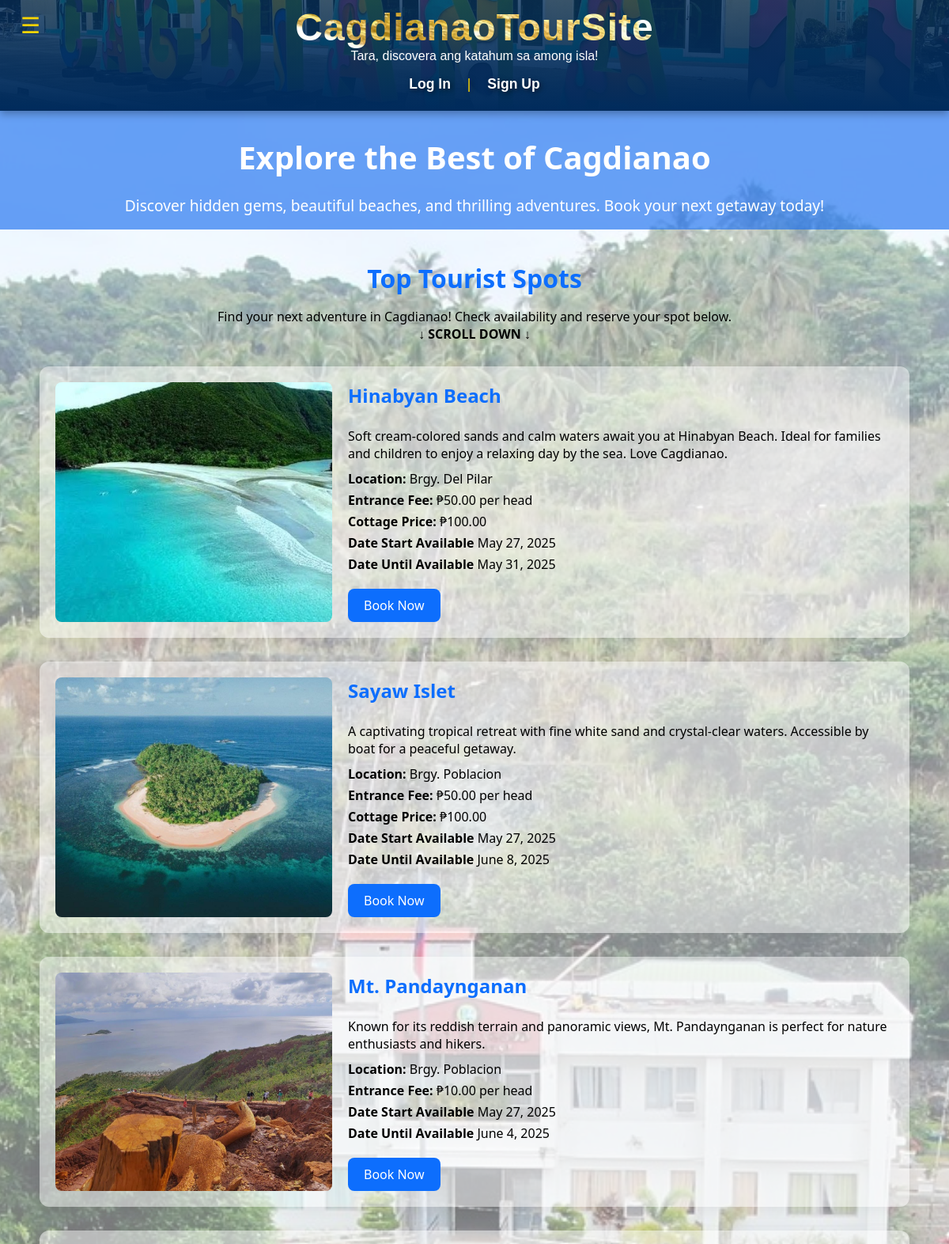
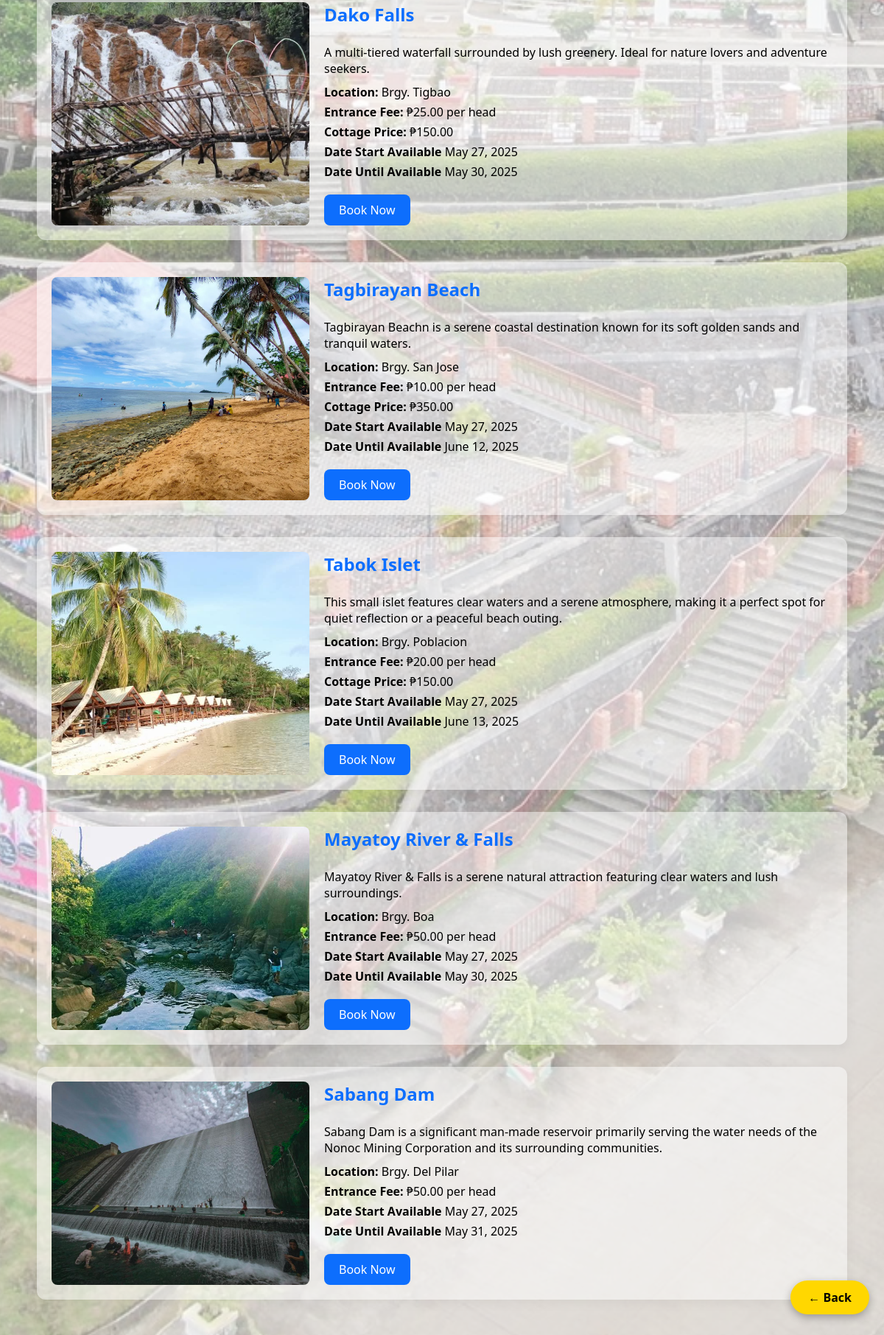
The page /spots/ on the database its author committed (2 pictures, top to bottom).
### tourism/models.py (models this page shows, shortened)
class TouristSpot(models.Model):
    name = models.CharField(max_length=100)
    description = models.TextField()
    location = models.CharField(max_length=100)
    description = models.TextField()
    price = models.DecimalField(max_digits=6, decimal_places=2)
    cottage_price = models.DecimalField(max_digits=6, decimal_places=2)
    available_from = models.DateField(default=date.today)
    available_until = models.DateField(default=date.today)
    is_limited = models.PositiveIntegerField(
        null=True,
        blank=True,
        help_text="Set a number limit for bookings per day (leave blank for unlimited)"
    )
    image = models.ImageField(upload_to='tourist_spot_images/', default='default.jpg')
    time_open = models.TimeField(default=default_open_time)
    time_closed = models.TimeField(default=default_close_time)

### tourism/views.py (the view)
# urls.py: path('spots/', views.tourist_spots, name='tourist_spots'),
def tourist_spots(request):
    spots = TouristSpot.objects.all()
    reservations = Reservation.objects.all()
    return render(request, 'tourism/tourist_spots.html', {
        'spots': spots,
        'reservations': reservations,
    })

### tourism/templates/tourism/tourist_spots.html (shortened to what this page needs)
{% extends "tourism/base.html" %}
{% load static %}
{% block content %}
<main class="tourist-content" style="font-family: 'Segoe UI', sans-serif; padding-bottom: 60px;">
    <a href="javascript:history.back()"
    class="back-button"
    style="position: fixed; bottom: 80px; right: 20px; padding: 12px 24px; background-color: #FFD700; color: black; text-decoration: none; border-radius: 30px; font-weight: bold; box-shadow: 0 4px 12px rgba(0, 0, 0, 0.3); z-index: 1000;">
    ← Back
    </a>
    <section class="hero-section" style="display: flex; align-items: center; justify-content: center; text-align: center; height: 150px; background: #186eefa4; color: white;" data-aos="fade-down" data-aos-delay="100">
        <div class="hero-overlay">
            <h1 class="hero-title" style="font-size: 2.5rem; margin-bottom: 10px;">Explore the Best of Cagdianao</h1>
            <p class="hero-description" style="font-size: 1.2rem;">Discover hidden gems, beautiful beaches, and thrilling adventures. Book your next getaway today!</p>
        </div>
    </section>
    <div class="container" style="max-width: 1100px; margin: 40px auto; padding: 0 20px;"data-aos="fade-down" data-aos-delay="100">
        <h2 style="text-align: center; font-size: 2rem; color: #0d6efd; margin-bottom: 10px;">Top Tourist Spots</h2>
        <p style="text-align: center; color: #000000; margin-bottom: 30px;">Find your next adventure in Cagdianao! Check availability and reserve your spot below.<br><strong>↓ SCROLL DOWN ↓</strong></p>
      {% for spot in spots %}
        <div data-aos="zoom-in" data-aos-delay="100" style="display: flex; flex-wrap: wrap; gap: 20px; background: rgba(255, 255, 255, 0.477); border-radius: 12px; box-shadow: 0 4px 15px rgba(0,0,0,0.05); padding: 20px; margin-bottom: 30px;">
          <img src="{{ spot.image.url }}" alt="{{ spot.name }}" style="width: 100%; max-width: 350px; height: auto; border-radius: 8px; object-fit: cover;">
          <div style="flex: 1;">
              <h3 style="font-size: 1.5rem; margin-top: 0; color: #0d6efd;">{{ spot.name }}</h3>
              <p style="margin: 10px 0; color: #000000;">{{ spot.description }}</p>
              <p style="margin: 5px 0;"><strong>Location:</strong> {{ spot.location }}</p>
              <p style="margin: 5px 0;"><strong>Entrance Fee:</strong> ₱{{ spot.price }} per head</p>
              {% if spot.is_limited %}
                <p style="margin: 5px 0;"><strong>Cottage Price:</strong> ₱{{ spot.cottage_price }}</p>
              {% endif %}
              <p style="margin: 5px 0;"><strong>Date Start Available</strong> {{ spot.available_from }}</p>
              <p style="margin: 5px 0;"><strong>Date Until Available</strong> {{ spot.available_until }}</p>
              <a href="{% url 'book_reservation' spot.id %}" class="book-now-btn">Book Now</a>
          </div>
        </div>
      {% endfor %}
    </div>
    <link href="https://unpkg.com/aos@2.3.4/dist/aos.css" rel="stylesheet">
</main>
{% endblock %}

### tourism/templates/tourism/base.html (shortened to what this page needs)
{% load static %}
<!DOCTYPE html>
<html lang="en">
<head>
  <link rel="stylesheet" href="{% static 'tourism/style.css' %}">
  <link href="https://cdn.jsdelivr.net/npm/aos@2.3.4/dist/aos.css" rel="stylesheet">
</head>
<body>
  <button id="menu-toggle">&#9776;</button>
  <header>
    <h1>CagdianaoTourSite</h1>
    <a>Tara, discovera ang katahum sa among isla!</a>
    {% if user.is_authenticated %}
      <p>Hello, {{ user.username }} | <a href="{% url 'logout' %}">Log Out</a></p>
    {% else %}
      <p>
     <a href="{% url 'login' %}" class="{% if request.path == '/login/' %}active{% endif %}">Log In</a> |
    <a href="{% url 'sign_up' %}" class="{% if request.path == '/signup/' %}active{% endif %}">Sign Up</a>
</p>
    {% endif %}
  </header>
  <main>
    {% block content %}
    {% endblock %}
  </main>
</body>
</html>

### tourism/templates/tourism/tourist_spots.html (style rules this page uses)
a.back-button { transition: background-color 0.3s ease, color 0.3s ease; }
.book-now-btn { display: inline-block; margin-top: 15px; padding: 10px 20px; background-color: #0d6efd; color: white; text-decoration: none; border-radius: 8px; transition: background-color 0.3s ease, color 0.3s ease; }

### rows shown on the page
TouristSpot: image (picture), name "Hinabyan Beach", description "Soft cream-colored sands and calm waters await you at Hinabyan Beach. Ideal for families and children to enjoy a relaxing day by the sea. Love Cagdianao.", location "Brgy. Del Pilar", price "50.00", cottage_price "100.00", available_from "May 27, 2025", available_until "May 31, 2025"
TouristSpot: image (picture), name "Sayaw Islet", description "A captivating tropical retreat with fine white sand and crystal-clear waters. Accessible by boat for a peaceful getaway.", location "Brgy. Poblacion", price "50.00", cottage_price "100.00", available_from "May 27, 2025", available_until "June 8, 2025"
TouristSpot: image (picture), name "Mt. Pandaynganan", description "Known for its reddish terrain and panoramic views, Mt. Pandaynganan is perfect for nature enthusiasts and hikers.", location "Brgy. Poblacion", price "10.00", available_from "May 27, 2025", available_until "June 4, 2025"
TouristSpot: image (picture), name "Dako Falls", description "A multi-tiered waterfall surrounded by lush greenery. Ideal for nature lovers and adventure seekers.", location "Brgy. Tigbao", price "25.00", cottage_price "150.00", available_from "May 27, 2025", available_until "May 30, 2025"
TouristSpot: image (picture), name "Tagbirayan Beach", description "Tagbirayan Beachn is a serene coastal destination known for its soft golden sands and tranquil waters.", location "Brgy. San Jose", price "10.00", cottage_price "350.00", available_from "May 27, 2025", available_until "June 12, 2025"
TouristSpot: image (picture), name "Tabok Islet", description "This small islet features clear waters and a serene atmosphere, making it a perfect spot for quiet reflection or a peaceful beach outing.", location "Brgy. Poblacion", price "20.00", cottage_price "150.00", available_from "May 27, 2025", available_until "June 13, 2025"
TouristSpot: image (picture), name "Mayatoy River & Falls", description "Mayatoy River & Falls is a serene natural attraction featuring clear waters and lush surroundings.", location "Brgy. Boa", price "50.00", available_from "May 27, 2025", available_until "May 30, 2025"
TouristSpot: image (picture), name "Sabang Dam", description "Sabang Dam is a significant man-made reservoir primarily serving the water needs of the Nonoc Mining Corporation and its surrounding communities.", location "Brgy. Del Pilar", price "50.00", available_from "May 27, 2025", available_until "May 31, 2025"
